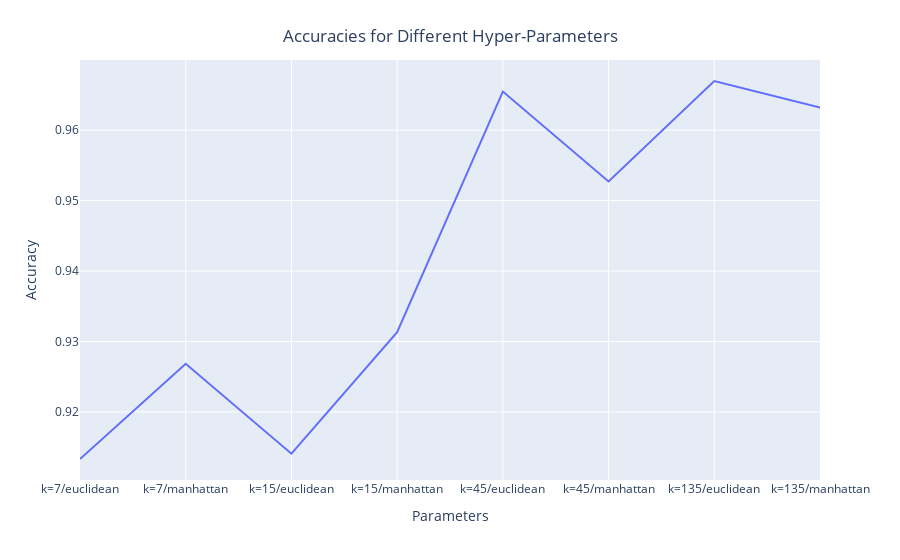

Notebook source saved alongside this figure:
### Markdown cell above
###**6. Training and Testing the Classifier with Different Hypermarameters**
Unlike parameters (features), which determine the model itself, hyperparameters specify details of the **learning process**. For example, how many neighbours to consider or how to measure the distamce between points*.

We cannot tell beforehand which combination of hyperparamets will yield the most accurate trained model, so we try a bunch and see.

*M

### Code cell
# Define features and target for training and testing datasets
X_train = datatraining.drop(columns=['date', 'Occupancy'], axis=1)
y_train = datatraining['Occupancy']
X_validation = datatest.drop(columns=['date', 'Occupancy'], axis=1)
y_validation = datatest['Occupancy']
X_test = datatest2.drop(columns=['date', 'Occupancy'], axis=1)
y_test = datatest2['Occupancy']

# parameter-tuning for knn
n_neighbors_list = [7,15,45,135]
metric_list = ['euclidean', 'manhattan']
accuracies = {}
for n in n_neighbors_list:
    for metric in metric_list:
        knn_model = KNeighborsClassifier(n_neighbors=n, metric=metric)
        knn_model.fit(X_train, y_train)
        accuracy = knn_model.score(X_validation, y_validation)
        accuracies["k="+str(n)+"/"+metric] = accuracy

plotdata = pd.DataFrame()
plotdata['Parameters'] = accuracies.keys()
plotdata['Accuracy'] = accuracies.values()
fig = px.line(plotdata, x="Parameters", y="Accuracy")
fig.update_layout(title={'text': "Accuracies for Different Hyper-Parameters",
                                                'x':0.5,
                                                'xanchor': 'center',
                                                'yanchor': 'top'})
iplot(fig)

### Figure 1 — Plotly figure (JSON) as saved in the notebook; plotly's stock layout.template omitted (floating-point values rounded to 4 significant figures)
{"data": [{"hovertemplate": "Parameters=%{x}<br>Accuracy=%{y}<extra></extra>", "legendgroup": "", "line": {"color": "#636efa", "dash": "solid"}, "marker": {"symbol": "circle"}, "mode": "lines", "name": "", "orientation": "v", "showlegend": false, "type": "scatter", "x": ["k=7/euclidean", "k=7/manhattan", "k=15/euclidean", "k=15/manhattan", "k=45/euclidean", "k=45/manhattan", "k=135/euclidean", "k=135/manhattan"], "xaxis": "x", "y": [0.9133, 0.9268, 0.9141, 0.9313, 0.9655, 0.9527, 0.967, 0.9632], "yaxis": "y"}], "layout": {"legend": {"tracegroupgap": 0}, "margin": {"t": 60}, "title": {"text": "Accuracies for Different Hyper-Parameters", "x": 0.5, "xanchor": "center", "yanchor": "top"}, "xaxis": {"anchor": "y", "domain": [0, 1], "title": {"text": "Parameters"}}, "yaxis": {"anchor": "x", "domain": [0, 1], "title": {"text": "Accuracy"}}}}
